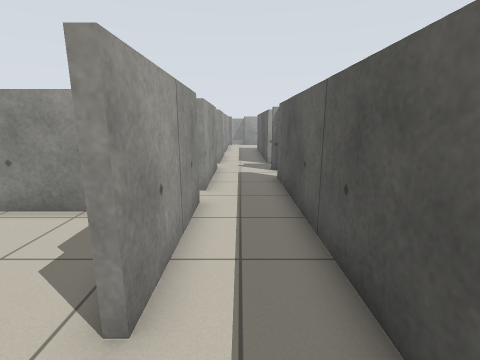
view 1 (above)

21 first-person views from a walk through a Stage world. The camera is 1.1 m above the floor, tilts 12° down and sees 85° across. Floor lines are 1 m apart. The floor is counted in squares, 0.5 m on a side. Each view is taken from the middle of a square. On the plan, view 1 faces up. The plan holds only what a view shows up to about 17 squares ahead; the rest is blank. The place goes on beyond the plan. Robots are left out.

view 2
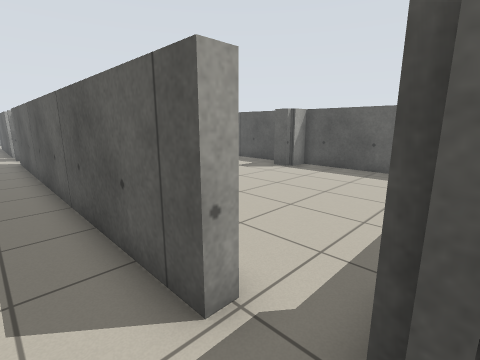

view 3
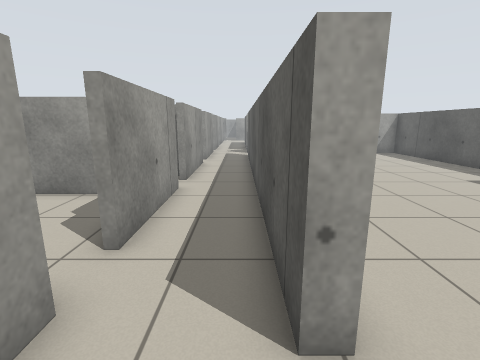

view 4
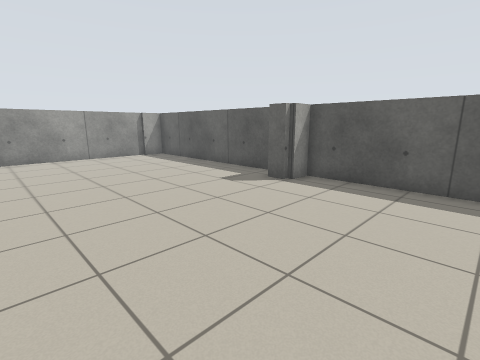

view 5
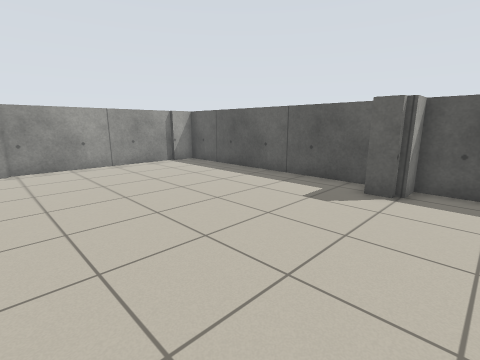

view 6
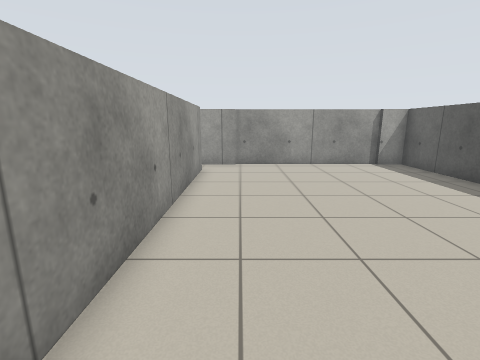

view 7
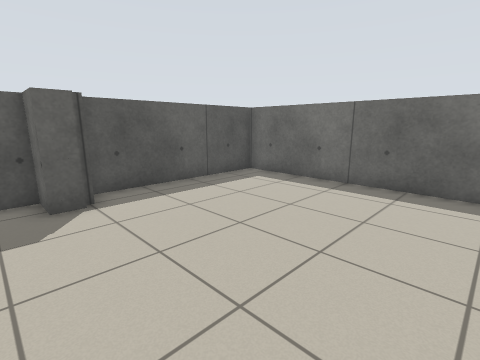

view 8
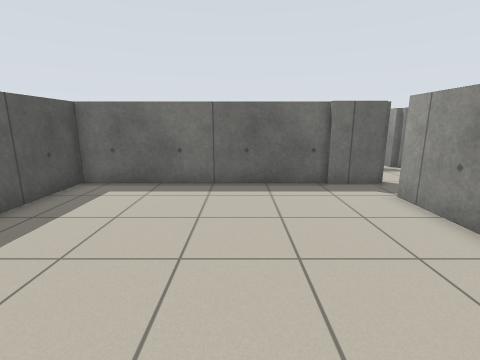

view 9
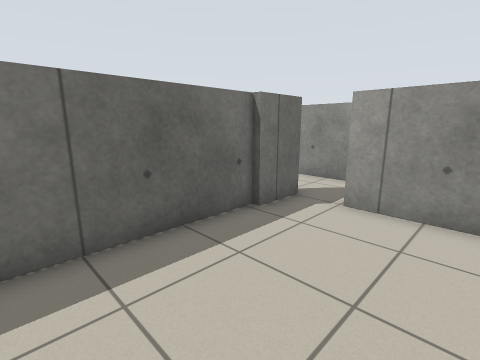

view 10
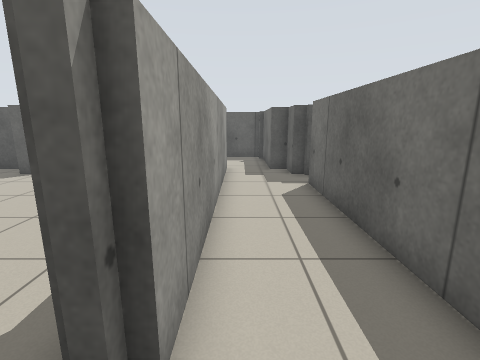

view 11
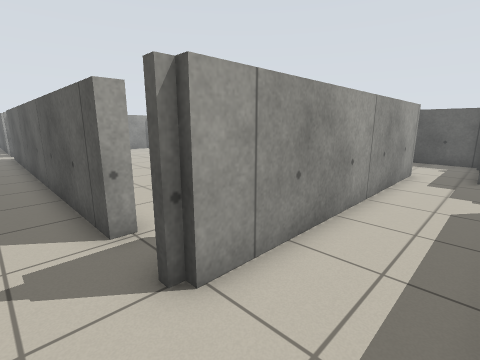

view 12
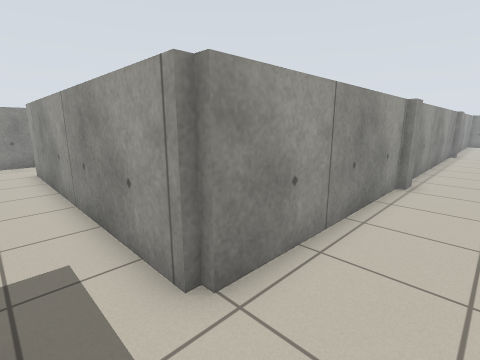

view 13
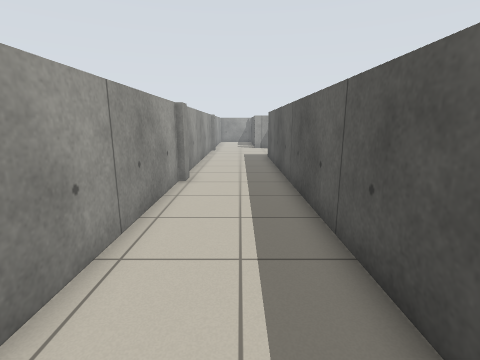

view 14
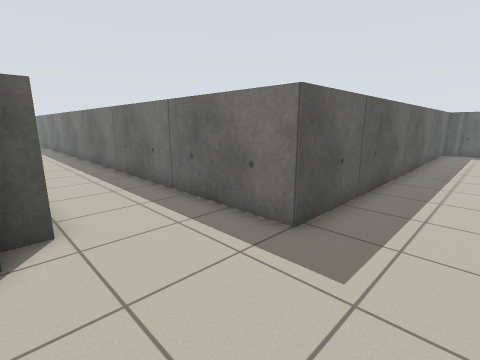

view 15
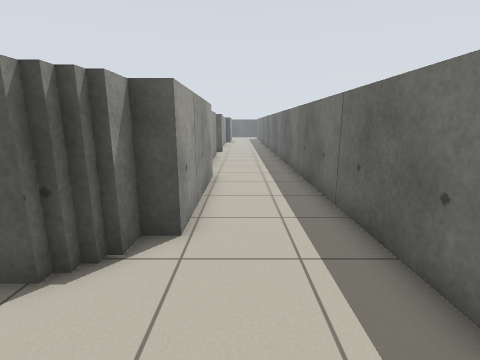

view 16
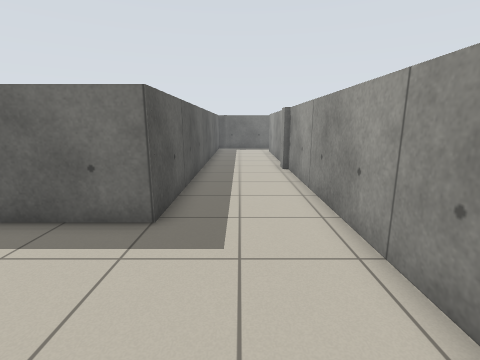

view 17
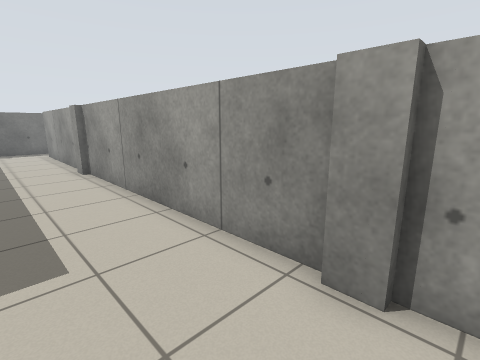

view 18
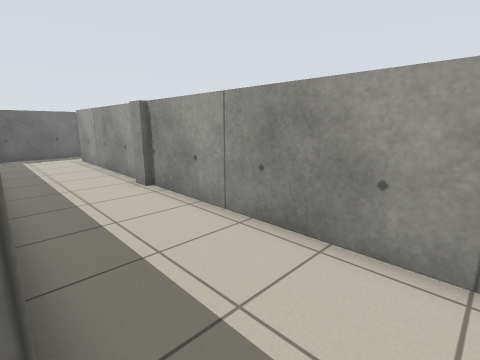

view 19
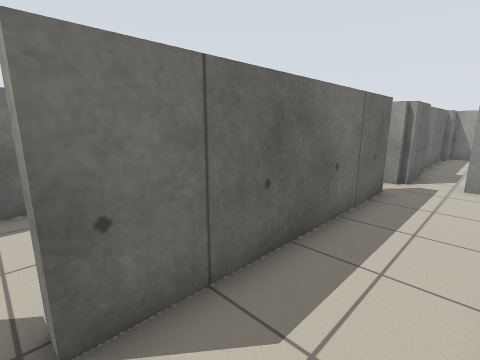

view 20
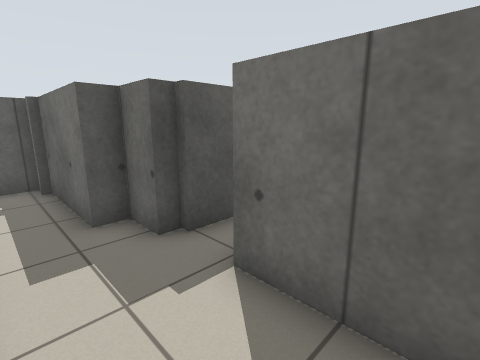

view 21
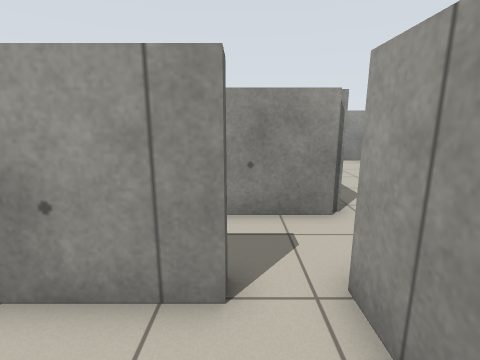

### Floor plan
Points are (right, up) in squares from view 1. A wall is a line through its corners. A room is listed if a view was taken in it or the views show most of it. See-through windows are left out.
Room 1 (views 1, 2, 3)
walls: (-1.2, 1) (-1.2, -3.8); (-1.2, 7.4) (-1.2, 2.2); (-1.2, -5.2) (-1.2, -8.6); (2.1, -5.9) (1.6, -5.9) (1.6, 10.8); (-1.2, 13.4) (-1.2, 8.6)
ways out: opening at (2, -6.5) to room 2; gap at (2, 11) to room 2; opening at (0.5, -8) to room 3; opening at (0, 8)
Room 2 (views 4, 5, 6, 7, 8, 9, 21)
walls: (11.7, 0.1) (11.7, 1) (13, 1) (13, 12.5) (11.6, 12.5); (2.1, -3) (2.1, -5.9); (2.1, 10.8) (2.1, -0.4); (3.6, -7.8) (13, -7.8) (13, -0.1) (11.9, -0.1) (11.9, 0.2); (1.8, -7.5) (3.8, -7.5); (3.9, 12.5) (1.8, 12.5); (11.8, 12.7) (3.8, 12.7)
ways out: opening at (2, -6.5) to room 1; gap at (2, 11) to room 1
Room 3 (views 10, 11, 12, 13, 14, 15, 16, 17, 18, 19, 20)
walls: (13.6, 0.2) (13.6, -8.3) (1.8, -8.3); (13.8, 1) (13.8, 0.1); (17, -10.2) (17.5, -10.2); (13, -10.5) (17.1, -10.5); (17.9, -10.4) (17.9, 8.4) (25.5, 8.4); (11.7, -12) (11.7, -11.3) (13, -11.3); (13.6, 12.4) (13.6, 0.9); (13.8, 13.4) (13.8, 12.4); (13.6, 14.1) (13.6, 13.2); (19.3, 13.8) (19.3, 14.4); (25.5, 12.2) (20.9, 12.2) (20.9, 13) (20, 13); (-1.2, -8.6) (-1.2, -9.8); (0.6, -11.6) (9.8, -11.6); (-0.9, -11.3) (-0.9, -12.2)
ways out: opening at (0.5, -8) to room 1

Positions as (right, up) in squares from view 1, and headings:
1: (0, 0), facing up
2: (0, -8), facing up-right
3: (1, -8), facing up
4: (3, -6), facing up-right
5: (3, -2), facing up-right
6: (4, -2), facing up
7: (4, 2), facing down-right
8: (7, 2), facing down
9: (9, -3), facing down-left
10: (0, -9), facing right
11: (0, -11), facing up-right
12: (16, -10), facing up-left
13: (16, -10), facing up
14: (15, 13), facing down-right
15: (16, 11), facing right
16: (16, 14), facing down
17: (17, 14), facing down-left
18: (18, 10), facing down-left
19: (10, -9), facing down-left
20: (7, -9), facing down-right
21: (5, 11), facing left
